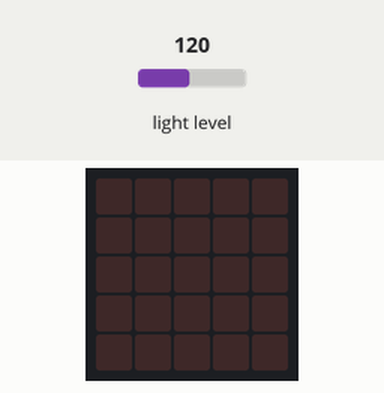
Bench run of a program on a simulated BBC micro:bit (MakeCode). On the bench: the board's 5×5 LED display. The test bench sets the inputs (shaded band); at power-on: light level 120.

Above: at 1.2 s.
1.3 s: light level set to 104
2.8 s: light level set to 97
At 3.2 s:
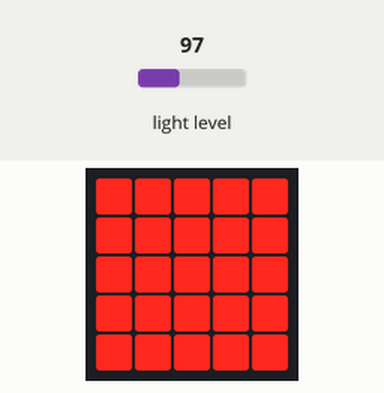
4.3 s: light level set to 128
At 4.9 s:
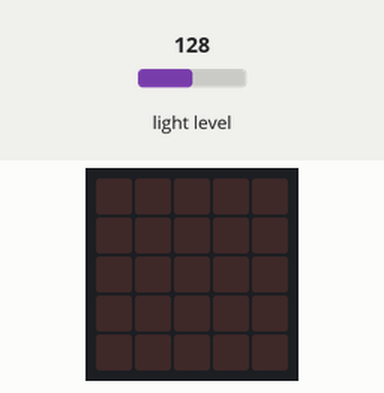
5.9 s: light level set to 5
At 6.6 s:
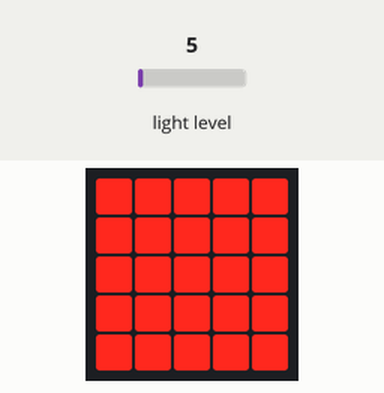
7.4 s: light level set to 191
At 8.4 s:
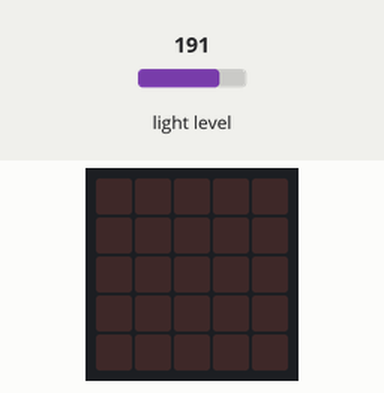
Timing chart, 0 to 10.0 s (numbered marks = the images above; inputs shaded):
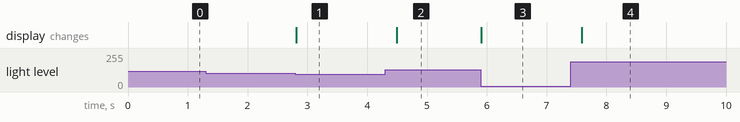

The program:

main.ts
```typescript
basic.forever(function () {
    if (input.lightLevel() <= 100) {
        basic.showLeds(`
            # # # # #
            # # # # #
            # # # # #
            # # # # #
            # # # # #
            `)
    } else {
        basic.clearScreen()
    }
})
```

test.ts
```typescript
// tu są testy; nie będzie to kompilowane, gdy ten pakiet będzie używany jako rozszerzenie.
```

Measured:
- the behaviour switches between 101 and 100 on light level (found by bisection; images 0 and 1)
- after the input at 1.3 s, every drawn part: stays the same
- after the input at 2.8 s, the display: changes at once (image 1)
- after the input at 4.3 s, the display: changes after 0.19 s (image 2)
- after the input at 5.9 s, the display: changes at once (image 3)
- after the input at 7.4 s, the display: changes after 0.19 s (image 4)
